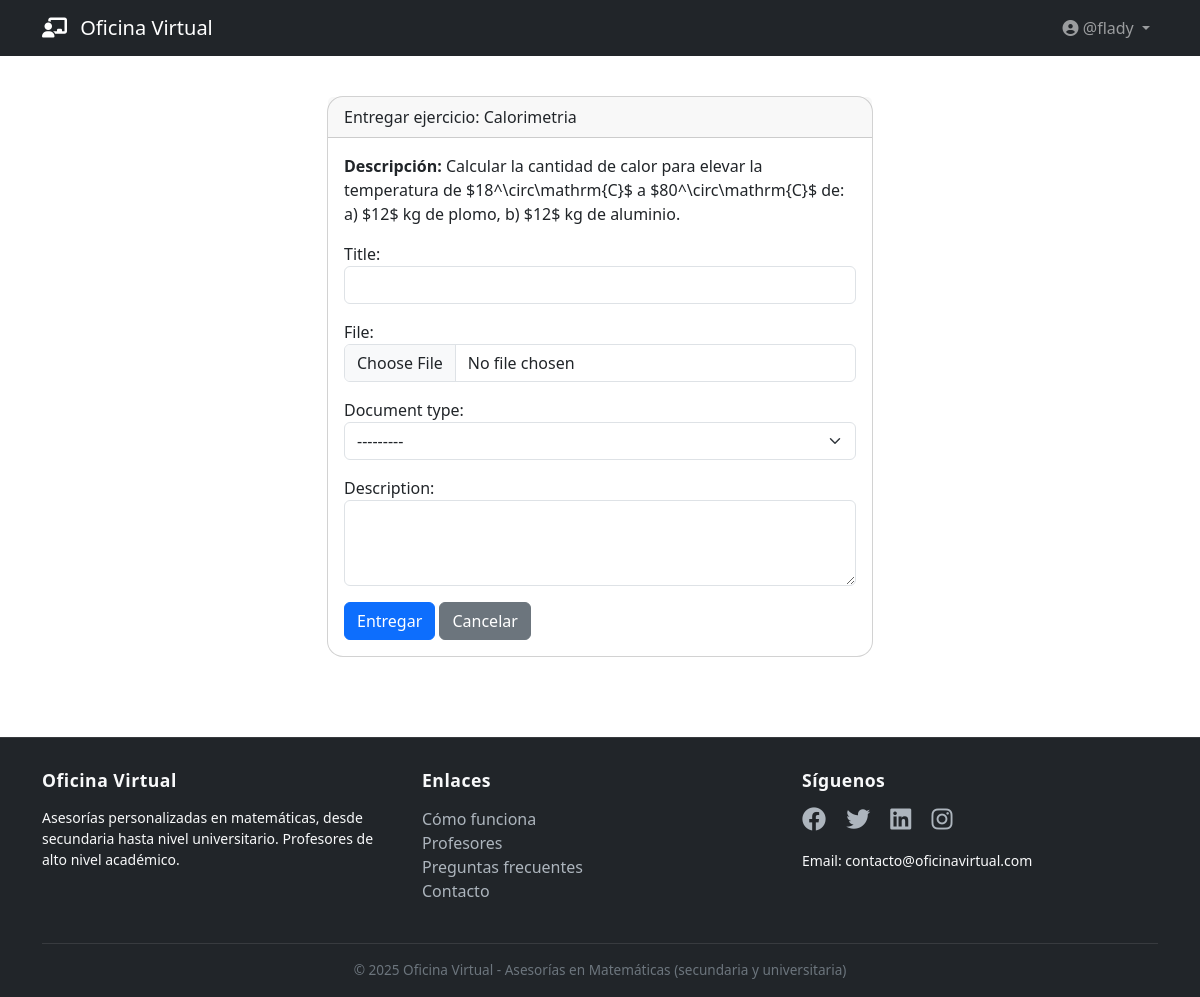
Screenshot of /consultations/documents/submit/2/ (signed in) with the database file from the repository.
### accounts/models.py (models this page shows, shortened)
class User(AbstractUser):
    ROLE_CHOICES = (
        ('student', 'Estudiante'),
        ('teacher', 'Profesor'),
    )
    role = models.CharField(max_length=10, choices=ROLE_CHOICES, default='student')
    bio = models.TextField(blank=True)
    phone = models.CharField(max_length=20, blank=True)
    groups = models.ManyToManyField(
        'auth.Group',
        related_name='accounts_user_groups',
        blank=True,
        verbose_name='groups',
        help_text='The groups this user belongs to.'
    )
    user_permissions = models.ManyToManyField(
        'auth.Permission',
        related_name='accounts_user_permissions',
        blank=True,
        verbose_name='user permissions',
        help_text='Specific permissions for this user.'
    )

### consultations/models.py (models this page shows, shortened)
class Document(models.Model):
    DOCUMENT_TYPES = (
        ('material', 'Material de estudio'),
        ('exercise', 'Ejercicio'),
        ('submission', 'Entrega de estudiante'),
        ('feedback', 'Retroalimentación'),
    )
    title = models.CharField(max_length=200)
    file = models.FileField(upload_to='documents/')
    document_type = models.CharField(max_length=20, choices=DOCUMENT_TYPES)
    description = models.TextField(blank=True)
    uploaded_at = models.DateTimeField(auto_now_add=True)
    teacher = models.ForeignKey(settings.AUTH_USER_MODEL, on_delete=models.CASCADE, related_name='documents_created')
    student = models.ForeignKey(settings.AUTH_USER_MODEL, on_delete=models.CASCADE, null=True, blank=True, related_name='documents_received')
    consultation_request = models.ForeignKey(ConsultationRequest, on_delete=models.CASCADE, null=True, blank=True, related_name='documents')
    parent_document = models.ForeignKey('self', on_delete=models.CASCADE, null=True, blank=True)

### consultations/views.py (the view, shortened to what this page needs)
# urls.py: path('documents/submit/<int:exercise_id>/', views.SubmitExerciseView.as_view(), name='submit_exercise'),
class SubmitExerciseView(LoginRequiredMixin, CreateView):
    model = Document
    form_class = DocumentUploadForm
    template_name = 'consultations/submit_exercise.html'
    def dispatch(self, request, *args, **kwargs):
        self.exercise = get_object_or_404(Document, pk=kwargs['exercise_id'], document_type='exercise')
        if not TeacherAssignment.objects.filter(student=request.user, teacher=self.exercise.teacher, is_active=True).exists():
            messages.error(request, "No tienes permiso para entregar este ejercicio.")
            return redirect('consultations:student_exercises')
        return super().dispatch(request, *args, **kwargs)
    def get_context_data(self, **kwargs):
        context = super().get_context_data(**kwargs)
        context['exercise'] = self.exercise
        return context

### consultations/forms.py
class DocumentUploadForm(forms.ModelForm):
    class Meta:
        model = Document
        fields = ['title', 'file', 'document_type', 'description']
        widgets = {
            'title': forms.TextInput(attrs={'class': 'form-control'}),
            'file': forms.FileInput(attrs={'class': 'form-control'}),
            'document_type': forms.Select(attrs={'class': 'form-select'}),
            'description': forms.Textarea(attrs={'class': 'form-control', 'rows': 3}),
        }

### templates/consultations/submit_exercise.html (shortened to what this page needs)
{% extends 'base.html' %}
{% block content %}
<div class="row justify-content-center">
    <div class="col-md-6">
        <div class="card">
            <div class="card-header">Entregar ejercicio: {{ exercise.title }}</div>
            <div class="card-body">
                <p><strong>Descripción:</strong> {{ exercise.description|default:"Sin descripción" }}</p>
                <form method="post" enctype="multipart/form-data">
                    {{ form.as_p }}
                    <button type="submit" class="btn btn-primary">Entregar</button>
                    <a href="{% url 'consultations:student_exercises' %}" class="btn btn-secondary">Cancelar</a>
                </form>
            </div>
        </div>
    </div>
</div>
{% endblock %}

### templates/base.html (shortened to what this page needs)
<!DOCTYPE html>
<html lang="es">
<head>
    <link href="https://cdn.jsdelivr.net/npm/bootstrap@5.3.0/dist/css/bootstrap.min.css" rel="stylesheet">
    <link rel="stylesheet" href="https://cdnjs.cloudflare.com/ajax/libs/font-awesome/6.4.0/css/all.min.css">
    {% load static %}
<link rel="stylesheet" href="{% static 'css/style.css' %}">
</head>
<body>
    <nav class="navbar navbar-expand-lg navbar-dark bg-dark">
        <div class="container">
            <a class="navbar-brand" href="/"><i class="fas fa-chalkboard-user"></i> Oficina Virtual</a>
            <div class="collapse navbar-collapse" id="navbarNav">
                <ul class="navbar-nav ms-auto">
                    {% if user.is_authenticated %}
                        <li class="nav-item dropdown">
                            <a class="nav-link dropdown-toggle" href="#" role="button" data-bs-toggle="dropdown">
                                <i class="fas fa-user-circle"></i> {{ user.username }}
                            </a>
                        </li>
                    {% else %}
                        <li class="nav-item"><a class="nav-link" href="{% url 'accounts:login' %}">Iniciar sesión</a></li>
                        <li class="nav-item"><a class="nav-link" href="{% url 'accounts:register' %}">Registrarse</a></li>
                    {% endif %}
                </ul>
            </div>
        </div>
    </nav>
    <main class="container my-4">
        {% block content %}{% endblock %}
    </main>
    <footer class="footer">
    <div class="container">
        <div class="row">
            <div class="col-md-4 mb-4 mb-md-0">
                <h5>Oficina Virtual</h5>
                <p class="small">Asesorías personalizadas en matemáticas, desde secundaria hasta nivel universitario. Profesores de alto nivel académico.</p>
            </div>
            <div class="col-md-4 mb-4 mb-md-0">
                <h5>Enlaces</h5>
                <ul class="list-unstyled">
                    <li><a href="#">Cómo funciona</a></li>
                    <li><a href="#">Profesores</a></li>
                    <li><a href="#">Preguntas frecuentes</a></li>
                    <li><a href="#">Contacto</a></li>
                </ul>
            </div>
            <div class="col-md-4">
                <h5>Síguenos</h5>
                <div class="social-icons">
                    <a href="#"><i class="fab fa-facebook"></i></a>
                    <a href="#"><i class="fab fa-twitter"></i></a>
                    <a href="#"><i class="fab fa-linkedin"></i></a>
                    <a href="#"><i class="fab fa-instagram"></i></a>
                </div>
                <p class="small mt-3">Email: contacto@oficinavirtual.com</p>
            </div>
        </div>
        <div class="copyright text-center">
            &copy; 2025 Oficina Virtual - Asesorías en Matemáticas (secundaria y universitaria)
        </div>
    </div>
</footer>
</body>
</html>

### static/css/style.css (style rules this page uses)
body { background-image: url('/static/images/myboard.png'); background-size: cover; background-repeat: no-repeat; background-position: center center; background-attachment: fixed; font-family: 'Segoe UI', Tahoma, Geneva, Verdana, sans-serif; position: relative; }
body::before { content: ""; position: fixed; top: 0; left: 0; width: 100%; height: 100%; background-color: rgba(255, 255, 255, 0.80); z-index: -1; }
main.container { padding-top: 1rem; padding-bottom: 2rem; }
.card { border-radius: 1rem; }
.navbar-brand i { margin-right: 8px; }
.footer { background-color: #212529; color: #f8f9fa; padding: 2rem 0 1rem 0; margin-top: 3rem; border-top: 1px solid rgba(255,255,255,0.1); }
.footer a { color: #adb5bd; text-decoration: none; transition: color 0.2s ease; }
.footer h5 { font-size: 1.1rem; margin-bottom: 1rem; font-weight: 600; letter-spacing: 0.5px; }
.footer .social-icons i { font-size: 1.5rem; margin-right: 1rem; transition: transform 0.2s; }
.footer .copyright { border-top: 1px solid rgba(255,255,255,0.1); padding-top: 1rem; margin-top: 1.5rem; font-size: 0.85rem; color: #6c757d; }
.btn-primary { background-color: #0d6efd; border-color: #0d6efd; }
strong, b { font-weight: 700 !important; }

### rows the page displays
User: username "@flady"
Document: title "Calorimetria", description "Calcular la cantidad de calor para elevar la temperatura de $18^\\circ\\mathrm{C}$ a $80^\\circ\\mathrm{C}$ de: a) $12$ kg de plomo, b) $12$ kg de aluminio."
